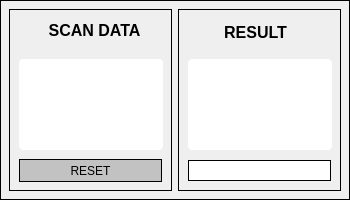
<?xml version="1.0" encoding="UTF-8"?>
<ui version="4.0">
 <class>MainWindow</class>
 <widget class="QMainWindow" name="MainWindow">
  <property name="geometry">
   <rect>
    <x>0</x>
    <y>0</y>
    <width>350</width>
    <height>200</height>
   </rect>
  </property>
  <property name="minimumSize">
   <size>
    <width>350</width>
    <height>200</height>
   </size>
  </property>
  <property name="maximumSize">
   <size>
    <width>350</width>
    <height>200</height>
   </size>
  </property>
  <property name="windowTitle">
   <string>HALL 260</string>
  </property>
  <property name="styleSheet">
   <string notr="true">border: 1px solid #000;</string>
  </property>
  <widget class="QWidget" name="centralwidget">
   <layout class="QHBoxLayout" name="horizontalLayout">
    <item>
     <widget class="QGroupBox" name="groupBox">
      <property name="title">
       <string/>
      </property>
      <widget class="QLabel" name="label">
       <property name="geometry">
        <rect>
         <x>30</x>
         <y>8</y>
         <width>111</width>
         <height>27</height>
        </rect>
       </property>
       <property name="font">
        <font>
         <family>Segoe UI</family>
         <pointsize>12</pointsize>
         <weight>75</weight>
         <bold>true</bold>
        </font>
       </property>
       <property name="styleSheet">
        <string notr="true">border-color: none; font-weight: bold; </string>
       </property>
       <property name="text">
        <string>SCAN DATA</string>
       </property>
       <property name="alignment">
        <set>Qt::AlignCenter</set>
       </property>
      </widget>
      <widget class="QTextEdit" name="txtscan">
       <property name="geometry">
        <rect>
         <x>10</x>
         <y>50</y>
         <width>144</width>
         <height>91</height>
        </rect>
       </property>
       <property name="font">
        <font>
         <family>Segoe UI</family>
         <pointsize>12</pointsize>
        </font>
       </property>
       <property name="styleSheet">
        <string notr="true">border-color: #fff; background-color: #fff; border-radius: 4px;
</string>
       </property>
       <property name="html">
        <string>&lt;!DOCTYPE HTML PUBLIC &quot;-//W3C//DTD HTML 4.0//EN&quot; &quot;http://www.w3.org/TR/REC-html40/strict.dtd&quot;&gt;
&lt;html&gt;&lt;head&gt;&lt;meta name=&quot;qrichtext&quot; content=&quot;1&quot; /&gt;&lt;style type=&quot;text/css&quot;&gt;
p, li { white-space: pre-wrap; }
&lt;/style&gt;&lt;/head&gt;&lt;body style=&quot; font-family:'Segoe UI'; font-size:12pt; font-weight:400; font-style:normal;&quot;&gt;
&lt;p style=&quot;-qt-paragraph-type:empty; margin-top:0px; margin-bottom:0px; margin-left:0px; margin-right:0px; -qt-block-indent:0; text-indent:0px; font-size:14pt;&quot;&gt;&lt;br /&gt;&lt;/p&gt;&lt;/body&gt;&lt;/html&gt;</string>
       </property>
      </widget>
      <widget class="QPushButton" name="reset_btn">
       <property name="geometry">
        <rect>
         <x>10</x>
         <y>150</y>
         <width>143</width>
         <height>23</height>
        </rect>
       </property>
       <property name="styleSheet">
        <string notr="true">background-color: rgb(194, 194, 194)</string>
       </property>
       <property name="text">
        <string>RESET</string>
       </property>
      </widget>
     </widget>
    </item>
    <item>
     <widget class="QGroupBox" name="groupBox_2">
      <property name="title">
       <string/>
      </property>
      <widget class="QLabel" name="label_2">
       <property name="geometry">
        <rect>
         <x>23</x>
         <y>10</y>
         <width>109</width>
         <height>27</height>
        </rect>
       </property>
       <property name="font">
        <font>
         <family>Segoe UI</family>
         <pointsize>12</pointsize>
         <weight>75</weight>
         <bold>true</bold>
        </font>
       </property>
       <property name="styleSheet">
        <string notr="true">border-color: none; font-weight: bold; </string>
       </property>
       <property name="text">
        <string>RESULT</string>
       </property>
       <property name="alignment">
        <set>Qt::AlignCenter</set>
       </property>
      </widget>
      <widget class="QTextEdit" name="ruleresult">
       <property name="geometry">
        <rect>
         <x>10</x>
         <y>50</y>
         <width>144</width>
         <height>91</height>
        </rect>
       </property>
       <property name="font">
        <font>
         <family>Segoe UI</family>
         <pointsize>12</pointsize>
        </font>
       </property>
       <property name="styleSheet">
        <string notr="true">border-color: #fff; background-color: #fff; border-radius: 4px;
</string>
       </property>
      </widget>
      <widget class="QLineEdit" name="txtpackqty">
       <property name="geometry">
        <rect>
         <x>10</x>
         <y>151</y>
         <width>143</width>
         <height>21</height>
        </rect>
       </property>
      </widget>
     </widget>
    </item>
   </layout>
  </widget>
 </widget>
 <resources/>
 <connections/>
</ui>
